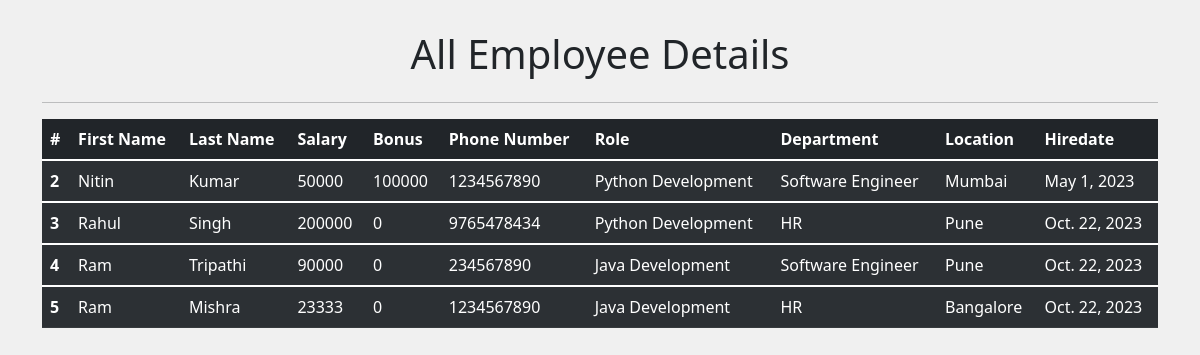
The app's page /all_emp with its own data.
### office_management_app/models.py (models this page shows, shortened)
class Employee(models.Model):
    first_name = models.CharField(max_length=100, null=False)
    last_name = models.CharField(max_length=100)
    dept = models.ForeignKey(Department, on_delete=models.CASCADE)
    salary = models.IntegerField(default=0)
    bonus = models.IntegerField(default=0)
    role = models.ForeignKey(Role, on_delete=models.CASCADE)
    phone = models.IntegerField(default=0)
    hire_date = models.DateField()
    def __str__(self):
        return "%s %s %s" %(self.first_name, self.last_name, self.phone)

class Role(models.Model):
    name = models.CharField(max_length=100, null=False)

class Department(models.Model):
    name = models.CharField(max_length=100,null=False)
    location = models.CharField(max_length=100)

### office_management_app/views.py (the view)
# urls.py: path('all_emp', views.all_emp, name='all_emp'),
def all_emp(request):
    emps = Employee.objects.all()
    context = {
        'emps': emps
    }
    print(context)
    return render(request, 'view_all_emp.html', context)

### office_management_app/templates/view_all_emp.html (shortened to what this page needs)
<!DOCTYPE html>
<html lang="en">
<head>
    <link href="https://cdn.jsdelivr.net/npm/bootstrap@5.1.3/dist/css/bootstrap.min.css" rel="stylesheet">
</head>
<body>
<div class="container">
    <h1 class="text-center my-4">All Employee Details</h1>
    <hr>
    <table class="table table-dark table-striped">
        <thead>
        <tr>
            <th scope="col">#</th>
            <th scope="col">First Name</th>
            <th scope="col">Last Name</th>
            <th scope="col">Salary</th>
            <th scope="col">Bonus</th>
            <th scope="col">Phone Number</th>
            <th scope="col">Role</th>
            <th scope="col">Department</th>
            <th scope="col">Location</th>
            <th scope="col">Hiredate</th>
        </tr>
        </thead>
        {% for emp in emps %}
        <tbody>
        <tr>
            <th scope="row">{{emp.id}}</th>
            <td>{{emp.first_name}}</td>
            <td>{{emp.last_name}}</td>
            <td>{{emp.salary}}</td>
            <td>{{emp.bonus}}</td>
            <td>{{emp.phone}}</td>
            <td>{{emp.role.name}}</td>
            <td>{{emp.dept.name}}</td>
            <td>{{emp.dept.location}}</td>
            <td>{{emp.hire_date}}</td>
        </tr>
        </tbody>
        {% endfor %}
    </table>
</div>
</body>
</html>

### office_management_app/templates/view_all_emp.html (style rules this page uses)
body { background-color: #f0f0f0; }
.container { margin-top: 30px; }

### records on screen
Employee: id "2", first_name "Nitin", last_name "Kumar", salary "50000", bonus "100000", phone "1234567890", role.name "Python Development", dept.name "Software Engineer", dept.location "Mumbai", hire_date "May 1, 2023"
Employee: id "3", first_name "Rahul", last_name "Singh", salary "200000", bonus "0", phone "9765478434", role.name "Python Development", dept.name "HR", dept.location "Pune", hire_date "Oct. 22, 2023"
Employee: id "4", first_name "Ram", last_name "Tripathi", salary "90000", bonus "0", phone "234567890", role.name "Java Development", dept.name "Software Engineer", dept.location "Pune", hire_date "Oct. 22, 2023"
Employee: id "5", first_name "Ram", last_name "Mishra", salary "23333", bonus "0", phone "1234567890", role.name "Java Development", dept.name "HR", dept.location "Bangalore", hire_date "Oct. 22, 2023"
